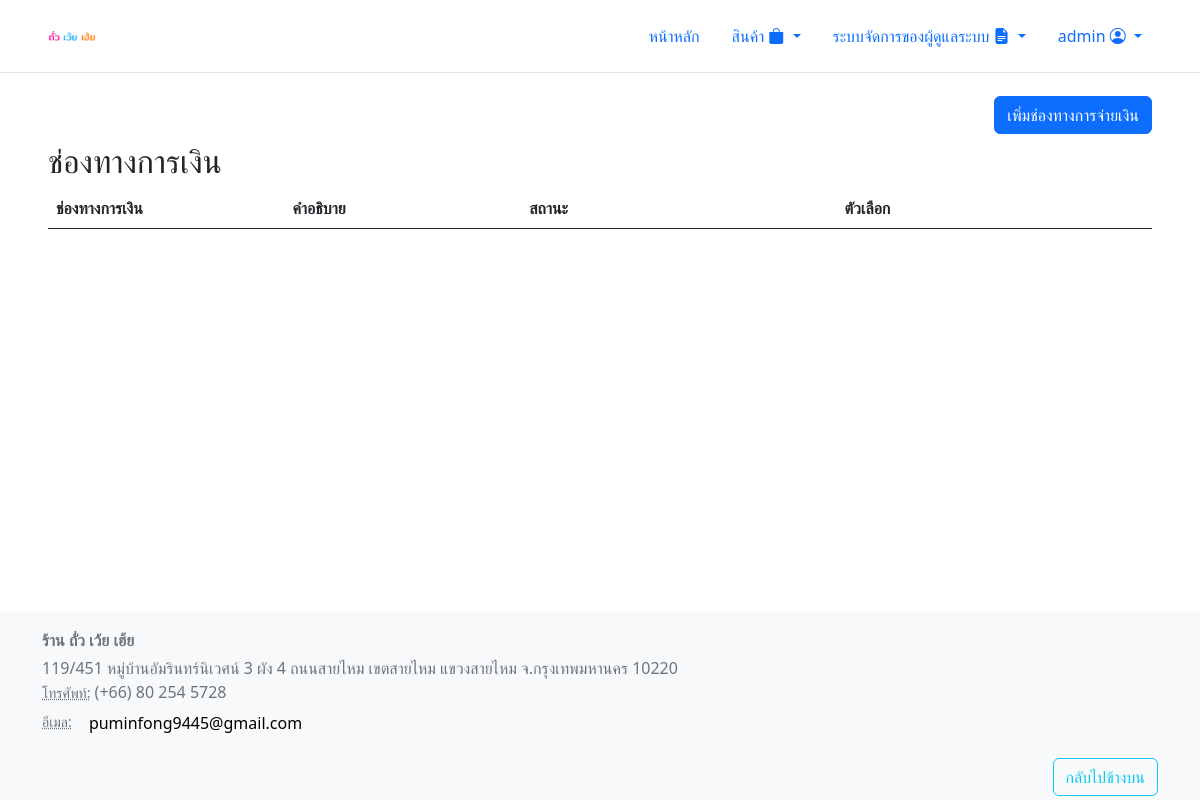
The app's page /view/admin_page/payment_method_admin.php (signed in), older data.
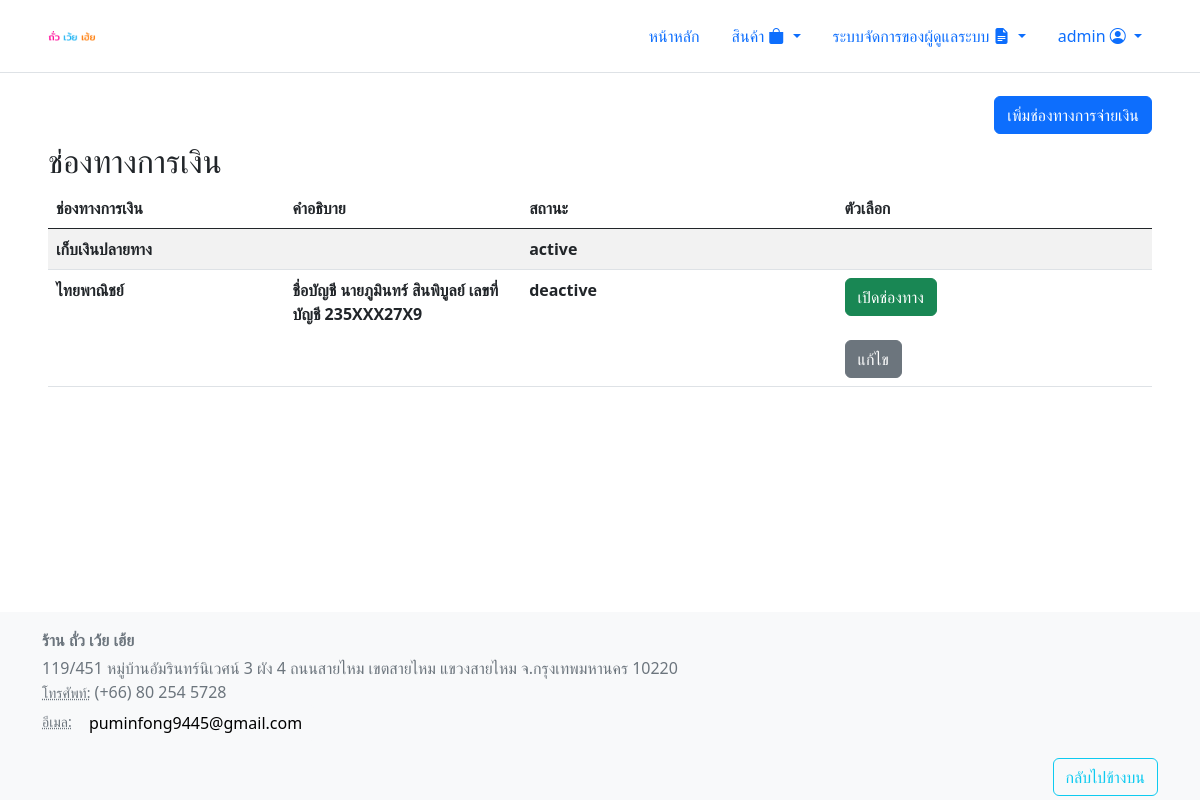
The same page, newer data.
### tables this page shows
CREATE TABLE `payment_method` (
  `method` varchar(100) NOT NULL,
  `description` varchar(255) NOT NULL DEFAULT ' ',
  `payment_status` varchar(100) NOT NULL DEFAULT 'active'
);

### html/view/admin_page/payment_method_admin.php (the view, shortened to what this page needs)
<?php
require '../../inc/header.php';
?>
<div class="mb-2 d-flex flex-row-reverse">
      <?php include 'add_payment_method_modal.php'; ?>
</div>
<?php
    $payment_list_query = "SELECT * FROM `payment_method`";
    $select_payment_list = mysqli_query($db,$payment_list_query);
?>
    <h2>ช่องทางการเงิน</h2>
    <table id="paymentTable" class="table table-striped" style="width:100%">
        <thead>
            <tr>
            <th width='15%'>
              ช่องทางการเงิน
            </th>
            <th width='15%'>
              คำอธิบาย
            </th>
            <th width='20%'>
              สถานะ
            </th>
            <th width='20%'>
              ตัวเลือก
            </th>
          </tr>
        </thead>
        <tbody>
        <?php
        if(mysqli_num_rows($select_payment_list) > 0){
            while($fetch_payment_list = mysqli_fetch_assoc($select_payment_list)){
        ?>
            <tr>
                <th>
                    <?=$fetch_payment_list['method']?>
                </th>
                <th>
                    <?=$fetch_payment_list['description']?>
                </th>
                <th>
                    <?=$fetch_payment_list['payment_status']?>
                </th>
                <th>
                <form action="" method="post" enctype="multipart/form-data">
                      <?php if (!($fetch_payment_list['method'] === "เก็บเงินปลายทาง")) {
                        if ($fetch_payment_list['payment_status'] === "active")
                      {?>
                        <input type="submit" class="btn btn-danger" value="ปิดช่องทาง" name="change_status">
                      <?php }
                      else { ?>
                        <input type="submit" class="btn btn-success" value="เปิดช่องทาง" name="change_status">
                      <?php }
                      }?>
                    </form>
                    <br>
                    <?php if (!($fetch_payment_list['method'] === "เก็บเงินปลายทาง")) { ?>
                      <button type="button" class="btn btn-secondary" data-bs-toggle="modal" data-bs-target="#editproductModal<?=$fetch_payment_list['method']?>">
                      แก้ไข
                    </button>
                    <?php } ?>
                </th>
            </tr><?php
              }
            }
        ?>
        </tbody>
    </table>
<?php
require '../../inc/footer.php';
?>

Row changes from the older to the newer data that the page shows:
added payment_method: method "เก็บเงินปลายทาง", payment_status "active"
added payment_method: method "ไทยพาณิชย์", description "ชื่อบัญชี นายภูมินทร์ สินพิบูลย์ เลขที่บัญชี 235XXX27X9", payment_status "deactive"
